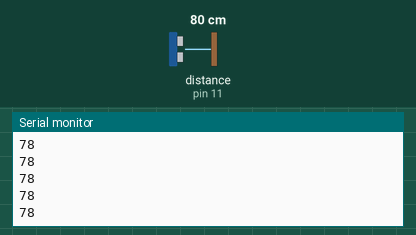
Recording of a sketch running on a simulated Arduino Uno, built with avr-gcc and run on an emulated ATmega328P. On the bench: the last lines printed to the serial monitor. Wiring (inferred from the names in the program): ultrasonic range finder: trigger pin 12; echo pin 11. The inputs (shaded band) are chosen by the test bench; at power-on: distance to the obstacle (sensor on pin 11) 80 cm. The echo pulse lasts 58.3 µs per cm.

Above: at 1.2 s.
1.3 s: distance to the obstacle (sensor on pin 11) set to 2 cm
At 2.3 s:
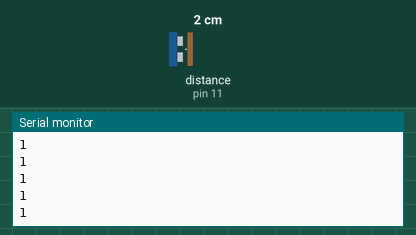
2.8 s: distance to the obstacle (sensor on pin 11) set to 4 cm
At 3.3 s:
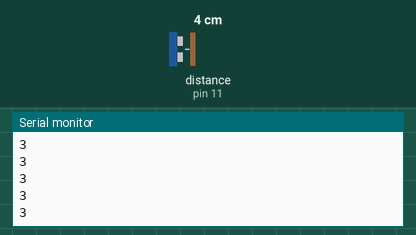
Timing chart, 0 to 5.8 s (numbered marks = the images above; inputs shaded):
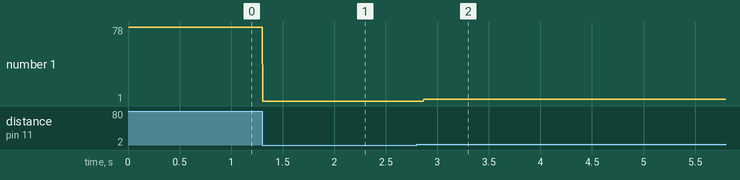

The sketch:

Ultrasound_sensor_test.ino
```cpp
const int trigger = 12;
const int echo = 11;

long duration;
int distance;


void setup() {
pinMode(trigger, OUTPUT); // Sets the trig as an Output
pinMode(echo, INPUT); // Sets the echo as an Input
Serial.begin(9600);
}

void loop() {
//Initially disabling of the trig output
digitalWrite(trigger, LOW);
delayMicroseconds(2);
// Sets the trigger on HIGH for 10 micro seconds
digitalWrite(trigger, HIGH);
delayMicroseconds(10);
digitalWrite(trigger, LOW);
// Reads the echo and save the value in the duration variable
duration = pulseIn(echo, HIGH); //pulseIn counts the time duration of a pulse that switches from HIGH to LOW

//Calculating distance (0.034 because the sound speed is 0.034 cm/us)
distance = duration*0.034/2;

Serial.println(distance);
}
```

Measured:
- after the input at 1.3 s, the serial monitor: prints a new line at once (image 1)
- after the input at 2.8 s, the serial monitor: prints a new line after 0.07 s (image 2)
- plotted number 1: 78 → 1 after the input at 1.3 s, 1 → 3 after the input at 2.8 s
